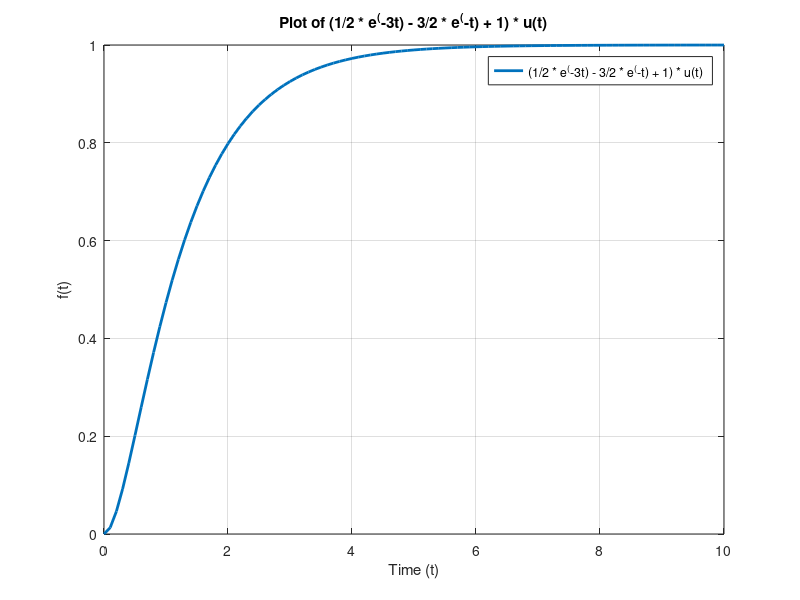

This figure's MATLAB source:
t = 0:0.1:10; 
f_t = (1/2 * exp(-3*t) - 3/2 * exp(-t) + 1) .* (t >= 0);
plot(t, f_t, 'LineWidth', 2);

xlabel('Time (t)');
ylabel('f(t)');
title('Plot of (1/2 * e^(-3t) - 3/2 * e^(-t) + 1) * u(t)');
grid on;
legend('(1/2 * e^(-3t) - 3/2 * e^(-t) + 1) * u(t)');